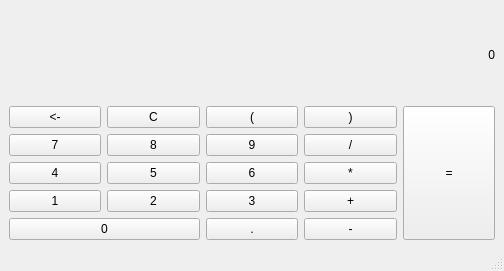
<?xml version="1.0" encoding="UTF-8"?>
<ui version="4.0">
 <class>MainWindow</class>
 <widget class="QMainWindow" name="MainWindow">
  <property name="geometry">
   <rect>
    <x>0</x>
    <y>0</y>
    <width>504</width>
    <height>271</height>
   </rect>
  </property>
  <property name="windowTitle">
   <string>MainWindow</string>
  </property>
  <widget class="QWidget" name="centralwidget">
   <layout class="QGridLayout" name="gridLayout">
    <item row="1" column="4" rowspan="5">
     <widget class="QPushButton" name="btnEqual">
      <property name="sizePolicy">
       <sizepolicy hsizetype="Minimum" vsizetype="Fixed">
        <horstretch>0</horstretch>
        <verstretch>0</verstretch>
       </sizepolicy>
      </property>
      <property name="minimumSize">
       <size>
        <width>0</width>
        <height>0</height>
       </size>
      </property>
      <property name="maximumSize">
       <size>
        <width>1000</width>
        <height>1000</height>
       </size>
      </property>
      <property name="styleSheet">
       <string notr="true"/>
      </property>
      <property name="text">
       <string>=</string>
      </property>
     </widget>
    </item>
    <item row="1" column="0">
     <widget class="QPushButton" name="btnBackspace">
      <property name="styleSheet">
       <string notr="true"/>
      </property>
      <property name="text">
       <string>&lt;-</string>
      </property>
     </widget>
    </item>
    <item row="1" column="2">
     <widget class="QPushButton" name="btnOpen">
      <property name="styleSheet">
       <string notr="true"/>
      </property>
      <property name="text">
       <string>(</string>
      </property>
      <attribute name="buttonGroup">
       <string notr="true">buttonGroup</string>
      </attribute>
     </widget>
    </item>
    <item row="3" column="1">
     <widget class="QPushButton" name="btn5">
      <property name="text">
       <string>5</string>
      </property>
      <attribute name="buttonGroup">
       <string notr="true">buttonGroup</string>
      </attribute>
     </widget>
    </item>
    <item row="1" column="1">
     <widget class="QPushButton" name="btnCancel">
      <property name="styleSheet">
       <string notr="true"/>
      </property>
      <property name="text">
       <string>C</string>
      </property>
     </widget>
    </item>
    <item row="1" column="3">
     <widget class="QPushButton" name="btnClose">
      <property name="styleSheet">
       <string notr="true"/>
      </property>
      <property name="text">
       <string>)</string>
      </property>
      <attribute name="buttonGroup">
       <string notr="true">buttonGroup</string>
      </attribute>
     </widget>
    </item>
    <item row="2" column="3">
     <widget class="QPushButton" name="btnDiv">
      <property name="styleSheet">
       <string notr="true"/>
      </property>
      <property name="text">
       <string>/</string>
      </property>
      <attribute name="buttonGroup">
       <string notr="true">buttonGroup</string>
      </attribute>
     </widget>
    </item>
    <item row="4" column="0">
     <widget class="QPushButton" name="btn1">
      <property name="text">
       <string>1</string>
      </property>
      <attribute name="buttonGroup">
       <string notr="true">buttonGroup</string>
      </attribute>
     </widget>
    </item>
    <item row="5" column="3">
     <widget class="QPushButton" name="btnMinus">
      <property name="styleSheet">
       <string notr="true"/>
      </property>
      <property name="text">
       <string>-</string>
      </property>
      <attribute name="buttonGroup">
       <string notr="true">buttonGroup</string>
      </attribute>
     </widget>
    </item>
    <item row="5" column="2">
     <widget class="QPushButton" name="btnPoint">
      <property name="text">
       <string>.</string>
      </property>
      <attribute name="buttonGroup">
       <string notr="true">buttonGroup</string>
      </attribute>
     </widget>
    </item>
    <item row="2" column="1">
     <widget class="QPushButton" name="btn8">
      <property name="text">
       <string>8</string>
      </property>
      <attribute name="buttonGroup">
       <string notr="true">buttonGroup</string>
      </attribute>
     </widget>
    </item>
    <item row="4" column="3">
     <widget class="QPushButton" name="btnPlus">
      <property name="styleSheet">
       <string notr="true"/>
      </property>
      <property name="text">
       <string>+</string>
      </property>
      <attribute name="buttonGroup">
       <string notr="true">buttonGroup</string>
      </attribute>
     </widget>
    </item>
    <item row="5" column="0" colspan="2">
     <widget class="QPushButton" name="btn0">
      <property name="text">
       <string>0</string>
      </property>
      <attribute name="buttonGroup">
       <string notr="true">buttonGroup</string>
      </attribute>
     </widget>
    </item>
    <item row="2" column="2">
     <widget class="QPushButton" name="btn9">
      <property name="text">
       <string>9</string>
      </property>
      <attribute name="buttonGroup">
       <string notr="true">buttonGroup</string>
      </attribute>
     </widget>
    </item>
    <item row="4" column="2">
     <widget class="QPushButton" name="btn3">
      <property name="text">
       <string>3</string>
      </property>
      <attribute name="buttonGroup">
       <string notr="true">buttonGroup</string>
      </attribute>
     </widget>
    </item>
    <item row="3" column="0">
     <widget class="QPushButton" name="btn4">
      <property name="text">
       <string>4</string>
      </property>
      <attribute name="buttonGroup">
       <string notr="true">buttonGroup</string>
      </attribute>
     </widget>
    </item>
    <item row="3" column="2">
     <widget class="QPushButton" name="btn6">
      <property name="text">
       <string>6</string>
      </property>
      <attribute name="buttonGroup">
       <string notr="true">buttonGroup</string>
      </attribute>
     </widget>
    </item>
    <item row="4" column="1">
     <widget class="QPushButton" name="btn2">
      <property name="text">
       <string>2</string>
      </property>
      <attribute name="buttonGroup">
       <string notr="true">buttonGroup</string>
      </attribute>
     </widget>
    </item>
    <item row="2" column="0">
     <widget class="QPushButton" name="btn7">
      <property name="text">
       <string>7</string>
      </property>
      <attribute name="buttonGroup">
       <string notr="true">buttonGroup</string>
      </attribute>
     </widget>
    </item>
    <item row="3" column="3">
     <widget class="QPushButton" name="btnMul">
      <property name="styleSheet">
       <string notr="true"/>
      </property>
      <property name="text">
       <string>*</string>
      </property>
      <attribute name="buttonGroup">
       <string notr="true">buttonGroup</string>
      </attribute>
     </widget>
    </item>
    <item row="0" column="4">
     <widget class="QLabel" name="lblResult">
      <property name="styleSheet">
       <string notr="true">font: 12pt &quot;Sans Serif&quot;;</string>
      </property>
      <property name="text">
       <string>0</string>
      </property>
      <property name="alignment">
       <set>Qt::AlignmentFlag::AlignRight|Qt::AlignmentFlag::AlignTrailing|Qt::AlignmentFlag::AlignVCenter</set>
      </property>
     </widget>
    </item>
   </layout>
  </widget>
  <widget class="QMenuBar" name="menubar">
   <property name="geometry">
    <rect>
     <x>0</x>
     <y>0</y>
     <width>504</width>
     <height>22</height>
    </rect>
   </property>
  </widget>
  <widget class="QStatusBar" name="statusbar"/>
 </widget>
 <resources/>
 <connections/>
 <buttongroups>
  <buttongroup name="buttonGroup"/>
 </buttongroups>
</ui>
